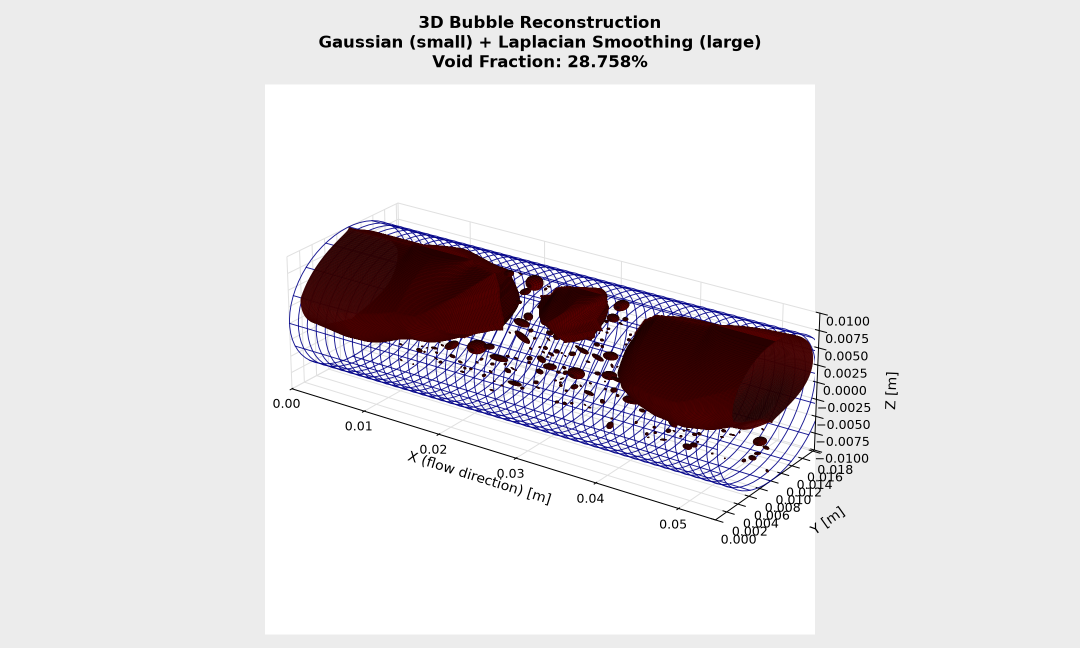
#> input picture 0_docs/assets/3d_bubble_render.png, 2160 x 1296 px (shown at 1/2 size)
$ python render_3d_flow_animation.py -m ../0_docs/assets
#> lines starting #> are read from the running program, lines starting #| are printed output that depends on the picture; after the words box and inside, x2 and y2 are one past the last pixel; in counts of white or black regions, pixels touching at a corner belong together
### model_training/render_3d_flow.py
#!/usr/bin/env python3
"""
3D Bubble Reconstruction and Rendering Engine in Standard SI Units.

Reconstructs 3D gas flow structures from 2D planar high-speed binary masks
and renders publication-grade 3D visualizations matching the reference specifications:
  - Dual-regime geometry: 3D ellipsoids for small bubbles, distance transform + Laplacian
    depth extrusion for large slugs.
  - Cylindrical confinement: local circular chord depth z_chord(y) = sqrt(max(0, R^2 - delta_y^2)).
  - Strict SI Units: all physical measurements, lengths, diameters, areas, volumes,
    and coordinates are computed in meters (m), square meters (m^2), and cubic meters (m^3).
  - High-fidelity visual styling: wireframe cylindrical pipe (dark navy), 3D bubble isosurfaces
    (deep maroon with Gouraud/specular lighting), MATLAB-style boxed canvas.
"""

import argparse
from pathlib import Path
from typing import Any

import cv2
import matplotlib
import numpy as np

matplotlib.use("Agg")
import matplotlib.pyplot as plt
from matplotlib.colors import LightSource
from scipy.ndimage import distance_transform_edt


def reconstruct_3d_bubbles_si(
    mask_2d: np.ndarray,
    pixel_size_m: float = 6.1e-5,
    pipe_dia_m: float = 0.020,
    area_thresh_px: float = 5000.0,
    smoothing_lambda_px: float = 0.15,
    dfd_records: list[dict[str, Any]] | None = None,
    y_center_px: float | None = None,
) -> dict[str, Any]:
    """
    Reconstructs 3D bubble volumes from a 2D binary mask strictly in SI units.

    Parameters:
        mask_2d: Binary mask array (H, W) where >0 is gas and 0 is liquid.
        pixel_size_m: Optical scale in meters/pixel (default: 6.1e-5 m/px = 0.061 mm/px).
        pipe_dia_m: Channel internal diameter in meters (default: 0.020 m = 20.0 mm).
        area_thresh_px: Threshold area in pixels distinguishing small vs large bubbles (default 5000 px).
        smoothing_lambda_px: Laplacian boundary smoothing factor (default 0.15).
        dfd_records: Optional single-camera DFD depth estimates.
        y_center_px: Optional optical channel centerline coordinate in pixels.

    Returns:
        Dictionary containing reconstructed volumes, geometries, and void fraction in SI units.
    """
    mask_binary = (mask_2d > 0).astype(np.uint8)
    h_px, w_px = mask_binary.shape

    # Physical dimensions in standard SI units (meters)
    pipe_radius_m = pipe_dia_m / 2.0
    pipe_length_m = w_px * pixel_size_m
    v_pipe_m3 = np.pi * (pipe_radius_m**2) * pipe_length_m

    # Pixel coordinate scale (centered vertically by default or calibration axis)
    if y_center_px is None:
        y_center_px = h_px / 2.0
    y_center_m = y_center_px * pixel_size_m

    # Scale-consistent SI smoothing parameter: lambda_si * D_si = lambda_px * D_px
    smoothing_lambda_si = smoothing_lambda_px / pixel_size_m

    num_labels, labels, stats, centroids = cv2.connectedComponentsWithStats(
        mask_binary, connectivity=8
    )

    # Pre-calculate 1D vertical chord depth profile: z_chord(y) = sqrt(max(0, R^2 - delta_y^2))
    row_indices = np.arange(h_px, dtype=np.float64)
    delta_y_m = np.abs((row_indices - y_center_px) * pixel_size_m)
    r2_minus_y2 = np.maximum(0.0, (pipe_radius_m**2) - (delta_y_m**2))
    z_chord_profile_m = np.sqrt(r2_minus_y2)
    z_chord_map_2d_m = np.repeat(z_chord_profile_m[:, np.newaxis], w_px, axis=1)

    total_v_gas_m3 = 0.0
    bubble_entities: list[dict[str, Any]] = []

    for i in range(1, num_labels):
        area_px = stats[i, cv2.CC_STAT_AREA]
        if area_px < 3:
            continue

        blob_mask = (labels == i).astype(np.uint8)
        bx_px = int(stats[i, cv2.CC_STAT_LEFT])
        by_px = int(stats[i, cv2.CC_STAT_TOP])
        bw_px = int(stats[i, cv2.CC_STAT_WIDTH])
        bh_px = int(stats[i, cv2.CC_STAT_HEIGHT])

        c_x_px = float(centroids[i][0])
        c_y_px = float(centroids[i][1])

        # Centroid position in SI units
        c_x_m = c_x_px * pixel_size_m
        c_y_m = c_y_px * pixel_size_m

        # Local tube chord depth available at centroid transverse location
        delta_yc_m = abs(c_y_m - y_center_m)
        z_local_max_m = np.sqrt(max(0.0, pipe_radius_m**2 - delta_yc_m**2))

        area_m2 = float(area_px * (pixel_size_m**2))

        # Regime 1: Small Bubbles (< 5000 px / < area_thresh_m2) -> 3D Ellipsoid
        if area_px < area_thresh_px:
            contours, _ = cv2.findContours(blob_mask, cv2.RETR_EXTERNAL, cv2.CHAIN_APPROX_SIMPLE)
            angle_rad = 0.0
            fitted = False

            if len(contours) > 0 and len(contours[0]) >= 5:
                try:
                    box = cv2.fitEllipse(contours[0])
                    d1, d2 = box[1]
                    angle_deg = box[2]
                    d_major = max(float(d1), float(d2))
                    d_minor = min(float(d1), float(d2))
                    if not (np.isnan(d_major) or np.isnan(d_minor) or d_minor <= 0 or d_major <= 0):
                        a_px = min(d_major / 2.0, max(bw_px, bh_px))
                        b_px = min(d_minor / 2.0, min(bw_px, bh_px))
                        angle_rad = np.radians(angle_deg)
                        fitted = True
                except (cv2.error, ValueError, TypeError):
                    fitted = False

            if not fitted:
                r_px = np.sqrt(area_px / np.pi)
                a_px, b_px = r_px, r_px
                angle_rad = 0.0
            else:
                # Area conservation guardrail (Week 37):
                # For irregular, concave, or odd-shaped non-convex bubbles, fitEllipse can
                # severely overestimate the 2D projected area (pi * a * b >> area_px).
                # We scale a and b to strictly conserve the actual measured 2D bubble area.
                ellipse_area_px = np.pi * a_px * b_px
                if ellipse_area_px > 0 and area_px > 0:
                    area_scale = min(1.0, np.sqrt(area_px / ellipse_area_px))
                    a_px *= area_scale
                    b_px *= area_scale

            # Convert axes to meters
            a_m = a_px * pixel_size_m
            b_m = b_px * pixel_size_m
            c_m = min(b_m, z_local_max_m)

            vol_i_m3 = (4.0 / 3.0) * np.pi * a_m * b_m * c_m
            total_v_gas_m3 += vol_i_m3

            # Incorporate physical depth offset from single-camera DFD if available
            depth_offset_m = 0.0
            if dfd_records:
                best_dist = 20.0
                best_rec = None
                for r in dfd_records:
                    rec_cx = r.get("centroid_x_px", -999.0)
                    rec_cy = r.get("centroid_y_px", -999.0)
                    dist = float(np.hypot(c_x_px - rec_cx, c_y_px - rec_cy))
                    if dist < best_dist:
                        best_dist = dist
                        best_rec = r
                if best_rec is not None and "depth_fluid_z_m" in best_rec:
                    # Fluid depth is measured from front inner wall into the fluid at local chord height:
                    # Front wall at centroid elevation is -z_local_max_m:
                    raw_offset = -z_local_max_m + float(best_rec["depth_fluid_z_m"])
                    depth_offset_m = float(
                        np.clip(raw_offset, -z_local_max_m + c_m, z_local_max_m - c_m)
                    )

            bubble_entities.append(
                {
                    "id": i,
                    "regime": "small_ellipsoid",
                    "area_m2": area_m2,
                    "volume_m3": vol_i_m3,
                    "centroid_m": (c_x_m, c_y_m, depth_offset_m),
                    "semi_axes_m": (a_m, b_m, c_m),
                    "orientation_rad": angle_rad,
                    "bbox_px": (bx_px, by_px, bw_px, bh_px),
                }
            )

        # Regime 2: Large Deformed Slugs (>= 5000 px) -> EDT + Laplacian Extrusion
        else:
            dist_map_px = distance_transform_edt(blob_mask)
            dist_map_m = dist_map_px * pixel_size_m

            # Laplacian boundary attenuation applied to cylindrical chord depth
            # D'(p) = D(p) * exp(-1 / (lambda * d(p) + eps)) (Eduardo Reis, Eq 3.2)
            depth_map_m = z_chord_map_2d_m * np.exp(
                -1.0 / (smoothing_lambda_si * dist_map_m + 1e-5)
            )

            # Strict cylindrical wall chord boundary constraint
            depth_map_bounded_m = np.minimum(depth_map_m, z_chord_map_2d_m)

            # Volumetric surface integration in m^3: 2 * sum(z * dA)
            dA_m2 = pixel_size_m**2
            vol_i_m3 = 2.0 * np.sum(depth_map_bounded_m[blob_mask == 1]) * dA_m2
            total_v_gas_m3 += vol_i_m3

            bubble_entities.append(
                {
                    "id": i,
                    "regime": "large_slug",
                    "area_m2": area_m2,
                    "volume_m3": vol_i_m3,
                    "centroid_m": (c_x_m, c_y_m, 0.0),
                    "depth_map_m": depth_map_bounded_m,
                    "blob_mask": blob_mask,
                    "bbox_px": (bx_px, by_px, bw_px, bh_px),
                }
            )

    alpha = float(np.clip(total_v_gas_m3 / (v_pipe_m3 + 1e-12), 0.0, 1.0))

    return {
        "mask_shape_px": (h_px, w_px),
        "pixel_size_m": pixel_size_m,
        "pipe_diameter_m": pipe_dia_m,
        "pipe_radius_m": pipe_radius_m,
        "pipe_length_m": pipe_length_m,
        "pipe_volume_m3": v_pipe_m3,
        "gas_volume_m3": total_v_gas_m3,
        "void_fraction_alpha": alpha,
        "bubble_count": len(bubble_entities),
        "bubbles": bubble_entities,
    }


# [182 lines left out: function render_3d_flow_visualization, not called in this run]


def extract_slug_mesh_data(
    blob_mask: np.ndarray,
    depth_map_m: np.ndarray,
    pixel_size_m: float,
    y_center_px: float,
    step: int = 3,
    pipe_radius_m: float | None = None,
) -> dict[str, Any]:
    """
    Constructs a watertight 3D surface mesh (vertices and triangle indices)
    from a 2.5D depth field for Three.js WebGL rendering.
    Generates top (+Z) and bottom (-Z) surface grids plus connecting boundary skirt walls.
    """
    by, bx = np.where(blob_mask)
    if len(by) == 0:
        return {"vertices": [], "indices": []}

    y_min, y_max = int(by.min()), int(by.max())
    x_min, x_max = int(bx.min()), int(bx.max())

    rows = np.arange(y_min, y_max + 1, step)
    cols = np.arange(x_min, x_max + 1, step)
    nr, nc = len(rows), len(cols)

    grid_top = np.full((nr, nc), -1, dtype=np.int32)
    grid_bot = np.full((nr, nc), -1, dtype=np.int32)

    vertices: list[float] = []
    v_idx = 0

    for r_idx, r in enumerate(rows):
        for c_idx, c in enumerate(cols):
            if blob_mask[r, c]:
                # Mapping to Three.js coordinates:
                # X: flow axis (meters)
                # Y: vertical buoyancy axis (meters, centered at tube midplane)
                # Z: depth axis (meters, perpendicular to viewing plane, centered at 0)
                x_m = float(c * pixel_size_m)
                y_m = float((y_center_px - r) * pixel_size_m)
                z_depth = float(depth_map_m[r, c])

                # Physical containment guardrail: strictly enforce cylindrical pipe envelope
                if pipe_radius_m is not None and pipe_radius_m > 0:
                    y_m = float(np.clip(y_m, -pipe_radius_m, pipe_radius_m))
                    z_chord_limit = float(np.sqrt(max(0.0, pipe_radius_m**2 - y_m**2)))
                    z_depth = min(z_depth, z_chord_limit)

                x_m = round(x_m, 6)
                y_m = round(y_m, 6)
                z_depth = round(z_depth, 6)

                # Top vertex (+z_depth)
                vertices.extend([x_m, y_m, z_depth])
                grid_top[r_idx, c_idx] = v_idx
                v_idx += 1

                # Bottom vertex (-z_depth)
                vertices.extend([x_m, y_m, -z_depth])
                grid_bot[r_idx, c_idx] = v_idx
                v_idx += 1

    indices: list[int] = []
    for r in range(nr - 1):
        for c in range(nc - 1):
            t_tl = int(grid_top[r, c])
            t_tr = int(grid_top[r, c + 1])
            t_bl = int(grid_top[r + 1, c])
            t_br = int(grid_top[r + 1, c + 1])

            b_tl = int(grid_bot[r, c])
            b_tr = int(grid_bot[r, c + 1])
            b_bl = int(grid_bot[r + 1, c])
            b_br = int(grid_bot[r + 1, c + 1])

            # Top surface triangles (CCW facing +Z)
            if t_tl >= 0 and t_tr >= 0 and t_bl >= 0:
                indices.extend([t_tl, t_bl, t_tr])
            if t_tr >= 0 and t_bl >= 0 and t_br >= 0:
                indices.extend([t_tr, t_bl, t_br])

            # Bottom surface triangles (CCW facing -Z)
            if b_tl >= 0 and b_tr >= 0 and b_bl >= 0:
                indices.extend([b_tl, b_tr, b_bl])
            if b_tr >= 0 and b_bl >= 0 and b_br >= 0:
                indices.extend([b_tr, b_br, b_bl])

            # Boundary skirts / walls closing the top and bottom sheets
            if t_tl >= 0 and t_tr >= 0 and (r == 0 or grid_top[r - 1, c] < 0):
                indices.extend([t_tl, t_tr, b_tr, t_tl, b_tr, b_tl])
            if t_bl >= 0 and t_br >= 0 and (r + 1 == nr - 1 or grid_top[r + 2, c] < 0):
                indices.extend([t_br, t_bl, b_bl, t_br, b_bl, b_br])
            if t_tl >= 0 and t_bl >= 0 and (c == 0 or grid_top[r, c - 1] < 0):
                indices.extend([t_bl, t_tl, b_tl, t_bl, b_tl, b_bl])
            if t_tr >= 0 and t_br >= 0 and (c + 1 == nc - 1 or grid_top[r, c + 2] < 0):
                indices.extend([t_tr, t_br, b_br, t_tr, b_br, t_tr])

    return {"vertices": vertices, "indices": indices}


# [294 lines left out: functions render_interactive_html, main, not called in this run]


# [2 lines that do not run on import are left out]

### model_training/render_3d_flow_animation.py
#!/usr/bin/env python3
"""
3D Animated Flow Reconstruction Engine in Standard SI Units.

Reconstructs 3D multi-phase flow structures across continuous frame sequences:
  - Small bubbles: Tri-axial ellipsoids computed via moments/eigenvalues.
  - Large slugs: Watertight 3D meshes reconstructed via distance-transform chord extrusion
    and Laplacian boundary smoothing.
  - Cylindrical confinement: Local chord depth constraint z_chord(y) = sqrt(max(0, R^2 - delta_y^2)).
  - Interactive WebGL Flow Animation Player:
      * Interactive playback scrubber (Play / Pause / Loop / Step +/-).
      * Playback speed control (0.25x, 0.5x, 1x, 2x, 5x, 10x).
      * OrbitControls (full 3D rotation, pan, zoom).
      * Live HUD telemetry (Frame index, physical timestamp ms, void fraction %, bubble count, gas volume mm³).
      * Theme toggle (White Mode / Dark Mode) for presentation readability.
      * Fast client-side decoding via zlib / pako.js decompression.
"""

from __future__ import annotations

import argparse
import base64
import json
import os
import re
import time
import zlib
from pathlib import Path
from typing import Any

import cv2
import numpy as np

from image_scripts.calibrate_pixel_size import parse_calibration_file
from model_training.render_3d_flow import (
    extract_slug_mesh_data,
    reconstruct_3d_bubbles_si,
)


def format_frame_label(stem: str) -> str:
    clean = re.sub(r"(_mask|_pred|_seg)$", "", stem)
    match = re.search(r"(\d+)$", clean)
    if match:
        return f"#{int(match.group(1)):04d}"
    return clean[-10:] if len(clean) > 10 else clean


def process_sequence_3d(
    mask_dir: Path,
    output_html_path: Path,
    pixel_size_m: float = 5.936412e-05,
    pipe_dia_m: float = 0.020,
    fps: float = 2000.0,
    start_frame: int = 0,
    max_frames: int = 120,
    stride: int = 1,
    slug_mesh_step: int = 6,
    area_thresh_px: float = 5000.0,
    title: str = "3D Flow Animation Reconstruction",
    calib_file: Path | str | None = None,
    y_center_px: float | None = None,
) -> Path:
#> called with pixel_size_m = 5.94e-05, pipe_dia_m = 0.02, fps = 2000, start_frame = 0, max_frames = 100, stride = 1, slug_mesh_step = 6, area_thresh_px = 5000
    output_html_path = Path(output_html_path)
    output_html_path.parent.mkdir(parents=True, exist_ok=True)

    # Automatically ingest calibration file if provided
    calib_dict: dict[str, Any] = {}
    if calib_file is not None:
        c_path = Path(calib_file)
        if c_path.is_file():
            calib_dict = parse_calibration_file(c_path)
            if "pixel_size_m" in calib_dict:
                pixel_size_m = float(calib_dict["pixel_size_m"])
            if "diameter_m" in calib_dict:
                pipe_dia_m = float(calib_dict["diameter_m"])
            if y_center_px is None:
                if "point1_y" in calib_dict and "point2_y" in calib_dict:
                    y_center_px = (
                        float(calib_dict["point1_y"]) + float(calib_dict["point2_y"])
                    ) / 2.0
                elif "image_height_px" in calib_dict:
                    y_center_px = float(calib_dict["image_height_px"]) / 2.0

    mask_files = sorted(list(mask_dir.glob("*.png")) + list(mask_dir.glob("*.tif*")))
    if not mask_files:
        raise FileNotFoundError(f"No mask files found in: {mask_dir}")

    total_available = len(mask_files)
    safe_start = max(0, min(start_frame, total_available - 1))
    selected_files = mask_files[safe_start : safe_start + max_frames * stride : stride]

    if not selected_files:
        raise ValueError(
            f"No frames selected with start={safe_start}, max={max_frames}, stride={stride}"
        )

    first_mask = cv2.imread(str(selected_files[0]), cv2.IMREAD_GRAYSCALE)
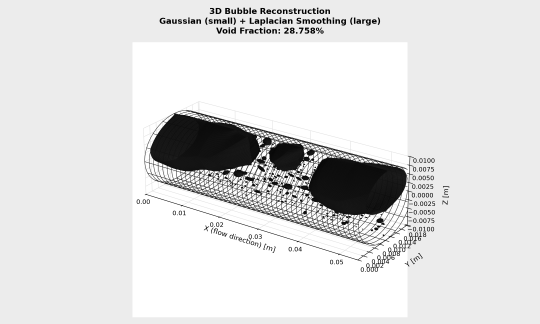
#> first_mask: shape (1296, 2160) (shown at 1/4 size); min 0, max 255, mean 222.8
    if first_mask is None:
        raise FileNotFoundError(f"Could not read first mask: {selected_files[0]}")

    h_px, w_px = first_mask.shape
    if y_center_px is None:
        y_center_px = h_px / 2.0
    R_m = pipe_dia_m / 2.0
    L_m = w_px * pixel_size_m
    pipe_volume_m3 = np.pi * (R_m**2) * L_m

    print("=" * 64)
    print("      3D DYNAMIC FLOW ANIMATION RECONSTRUCTION (SI UNITS)      ")
    print("=" * 64)
    print(f"  Mask Directory    : {mask_dir}")
    print(f"  Frames Available  : {total_available}")
    print(f"  Frames Selected   : {len(selected_files)} (stride = {stride})")
    print(f"  Capture Rate (FPS): {fps:.1f} Hz")
    print(f"  Pipe Diameter (D) : {pipe_dia_m * 1e3:.2f} mm ({pipe_dia_m:.4e} m)")
    print(f"  Pixel Scale (SI)  : {pixel_size_m * 1e3:.4f} mm/px ({pixel_size_m:.6e} m/px)")
    print(f"  Centerline Y      : {y_center_px:.2f} px")
#|   Centerline Y      : 648.00 px
    print(f"  Slug Mesh Step    : {slug_mesh_step} px")
    if calib_dict:
        print(f"  Calibration File  : {calib_file}")
    print("=" * 64)

    frames_data = []
    t_start = time.perf_counter()

    for idx, fpath in enumerate(selected_files):
        mask = cv2.imread(str(fpath), cv2.IMREAD_GRAYSCALE)
        if mask is None:
            continue

        recon = reconstruct_3d_bubbles_si(
            mask,
            pixel_size_m=pixel_size_m,
            pipe_dia_m=pipe_dia_m,
            area_thresh_px=area_thresh_px,
            y_center_px=y_center_px,
        )
#> in reconstruct_3d_bubbles_si, `mask_binary = (mask_2d > 0).astype(np.uint8)`:
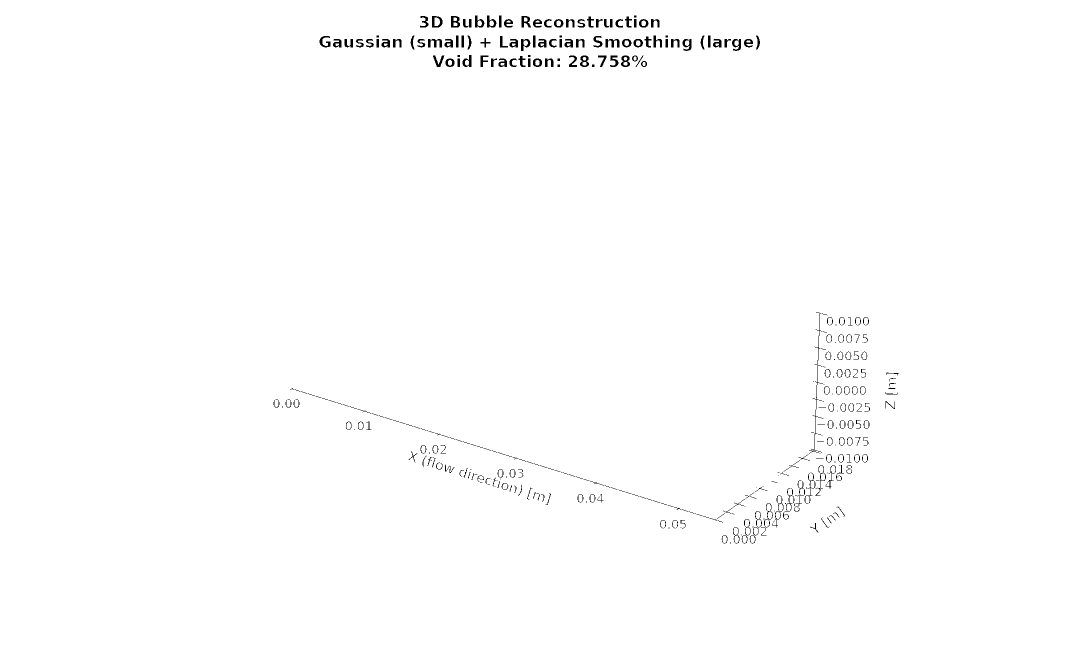
#> mask_binary: shape (1296, 2160) (shown at 1/2 size); values 0 (black) and 1 (white), 99.2% white; 366 black regions (153 under 20 px), largest, box (x1, y1, x2, y2) and area: (1618, 624, 1647, 908) 415, (902, 32, 920, 55) 279, (856, 78, 884, 95) 277
#> (the rest of the program and of its run is left out)
